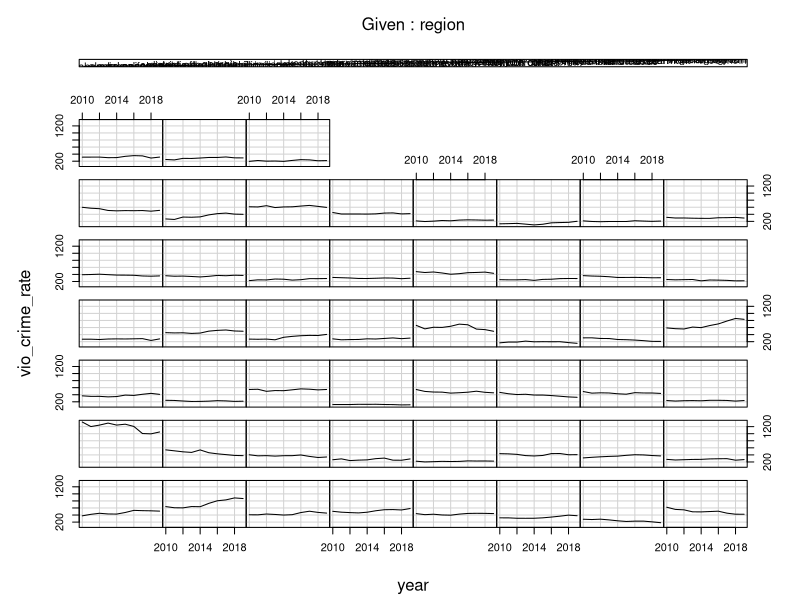
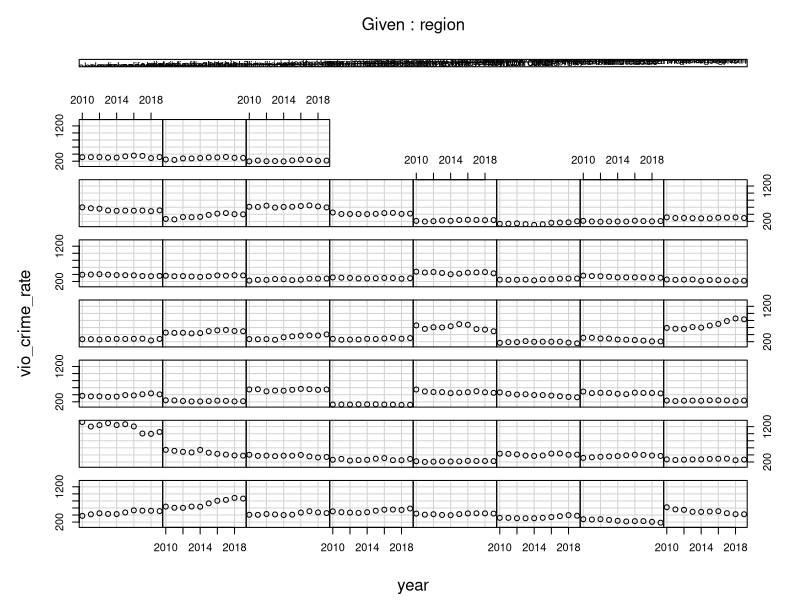
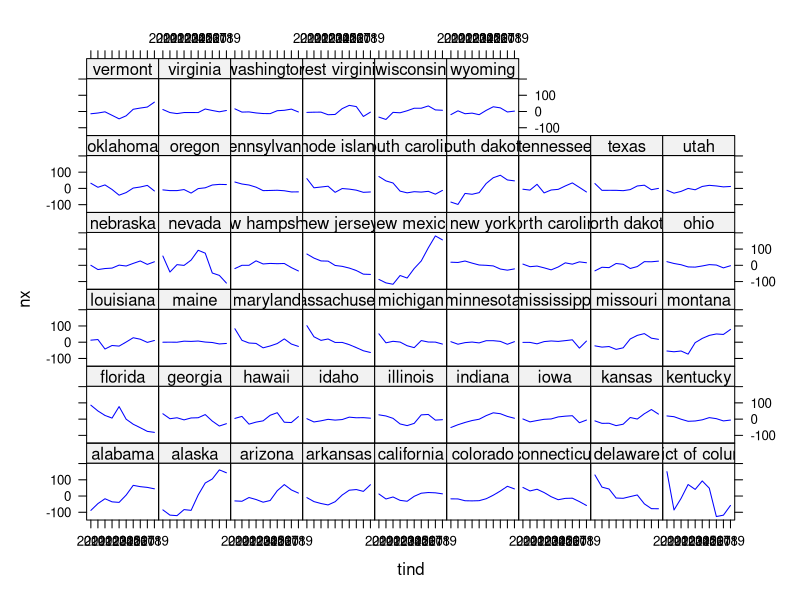

Reproduce these figures in R, in order.
# panel data regression
data_vio <- read.csv('combine_vio.csv',header = T)
data_vio <- subset(data_vio,select=-X)

# see the structure of data set
str(data_vio)
data_vio$pop_density <- gsub(",","",data_vio$pop_density)
data_vio$pop_density <- as.numeric(data_vio$pop_density)

# plm inference with newey-west covariance estimation
plm_inference_state_level <- function(x){
  beta_frame = data.frame()
  state_list = sort(unique(x$region))
  for (State in state_list){
    State_data = subset(x,x$region==State)
    State_comp = State_data[rowSums(is.na(State_data)) == 0,]
    if (nrow(State_comp)==0){
      next
    }
    # response: crime
    # Scaling on other variables
    State_comp$youth_rate = (State_comp$youth_rate-mean(State_comp$youth_rate))/sd(State_comp$youth_rate)
    State_comp$emp_rate = (State_comp$emp_rate-mean(State_comp$emp_rate))/sd(State_comp$emp_rate)
    State_comp$pop_density = (State_comp$pop_density-mean(State_comp$pop_density))/sd(State_comp$pop_density)
    State_comp$white_rate = (State_comp$white_rate-mean(State_comp$white_rate))/sd(State_comp$white_rate)
    State_comp$male_rate = (State_comp$male_rate-mean(State_comp$male_rate))/sd(State_comp$male_rate)
    State_comp$pol_officer_rate = (State_comp$pol_officer_rate-mean(State_comp$pol_officer_rate))/sd(State_comp$pol_officer_rate)
    X = cbind(rep(1,nrow(State_comp)),State_comp[,4:9])
    # Model fit
    model <- lm(log(vio_crime_rate/100000)~youth_rate+emp_rate+pop_density+white_rate+male_rate+pol_officer_rate,data=State_comp)
    beta = model$coefficient
    beta_frame = rbind(beta_frame,beta)
    names(beta_frame) = c('intercept','youth_rate','emp_rate','pop_density','white_rate','male_rate','pol_officer_rate')
    # Verify the residual 
    State_residual = model$residuals
    pacf_error <- pacf(State_residual,plot = F)
    if (max(abs(pacf_error$acf))>0.5){
      Lag <- max(which(abs(pacf_error$acf) > 0.1))
      sum_newey_b <- 0
      for (l in 1:Lag){
        for (t in ((l+1):length(State_residual))){
          sum_newey_b = sum_newey_b + (1-l/(1+Lag))*State_residual[t]*State_residual[t-l]*(
            t(as.matrix(X[t,])) %*% as.matrix(X[t-l,]) + 
              t(as.matrix(X[t-l,])) %*% as.matrix(X[t,]))
        }
      }
      sum_newey_a <- 0
      for (t in 1:length(State_residual)){
        sum_newey_a = sum_newey_a + State_residual[t]^2* t(as.matrix(X[t,])) %*% as.matrix(X[t,])
      }
      S <- (sum_newey_a + sum_newey_b)
      var_beta = solve(t(as.matrix(X)) %*% as.matrix(X)) %*% S %*%
        solve(t(as.matrix(X)) %*% as.matrix(X))
    } else {
      var_beta = solve(t(as.matrix(X)) %*% as.matrix(X)) * var(State_residual)
    } 
    # Verify the significant:
    summary_tbl = data.frame()
    for (i in 2:ncol(beta_frame)){
      df_add = data.frame(beta[i],var_beta[i,i],beta[i]/var_beta[i,i],
                          (1-pt(abs(beta[i]/var_beta[i,i]),df=length(State_residual)-1))*2,
                          (1-pt(abs(beta[i]/var_beta[i,i]),df=length(State_residual)-1))*2<=0.05/ncol(beta_frame))
      names(df_add) = c('point estimation','standard error','t statistics','p-value','significant')
      summary_tbl = rbind(summary_tbl,df_add)
    }
    print(State)
    print(summary_tbl)
  }
}


plm_inference_overall <- function(x){
  beta_frame = data.frame()
  time_list = sort(unique(x$year))
  for (Time in time_list){
    Time_data = subset(x,x$year==Time)
    Time_comp = Time_data[rowSums(is.na(Time_data)) == 0,]
    if (nrow(Time_comp)==0){
      next
    }
    # response: crime
    # Scaling on other variables
    Time_comp$youth_rate = (Time_comp$youth_rate-mean(Time_comp$youth_rate))/sd(Time_comp$youth_rate)
    Time_comp$emp_rate = (Time_comp$emp_rate-mean(Time_comp$emp_rate))/sd(Time_comp$emp_rate)
    Time_comp$pop_density = (Time_comp$pop_density-mean(Time_comp$pop_density))/sd(Time_comp$pop_density)
    Time_comp$white_rate = (Time_comp$white_rate-mean(Time_comp$white_rate))/sd(Time_comp$white_rate)
    Time_comp$male_rate = (Time_comp$male_rate-mean(Time_comp$male_rate))/sd(Time_comp$male_rate)
    Time_comp$pol_officer_rate = (Time_comp$pol_officer_rate-mean(Time_comp$pol_officer_rate))/sd(Time_comp$pol_officer_rate)
    # Model fit
    model <- lm(log(vio_crime_rate/100000)~youth_rate+emp_rate+pop_density+white_rate+male_rate+pol_officer_rate,data=Time_comp)
    beta = model$coefficient
    beta_frame = rbind(beta_frame,beta)
  }
  names(beta_frame) = c('intercept','youth_rate','emp_rate','pop_density','white_rate','male_rate','pol_officer_rate')
  # Newest Cov for serial correlation
  se_list = c()
  for (i in 1:ncol(beta_frame)){
    beta_k = beta_frame[,i]
    model <- lm(beta_k~1)
    error_t <- model$residuals
    pacf_error <- pacf(error_t,plot = FALSE)
    if (max(abs(pacf_error$acf))>0.1){
      Lag <- max(which(abs(pacf_error$acf) > 0.1))
      sum_newey <- 0
      for (l in 1:Lag){
        for (t in ((l+1):length(error_t))){
          sum_newey = sum_newey + (1-l/(1+Lag))*error_t[t]*error_t[t-l]
        }
      }
      S <- (sum(error_t^2) + sum_newey)/length(error_t)
      se_list = c(se_list,sqrt(S/length(error_t)))
    } else {
      se_list = c(se_list,sqrt(sum(error_t^2)/ (length(error_t))^2 ))
    }
  }
  # Significant test and summary:
  summary_tbl = data.frame()
  for (i in 1:ncol(beta_frame)){
    df_add = data.frame(colMeans(beta_frame)[i],se_list[i],colMeans(beta_frame)[i]/se_list[i],
                        (1-pt(abs(colMeans(beta_frame)[i]/se_list[i]),df=nrow(beta_frame)-1))*2,
                        (1-pt(abs(colMeans(beta_frame)[i]/se_list[i]),df=nrow(beta_frame)-1))*2<=0.05/ncol(beta_frame))
    names(df_add) = c('point estimation','standard error','t statistics','p-value','significant')
    summary_tbl = rbind(summary_tbl,df_add)
  }
  return(summary_tbl)
}


# show region's violent crime rate by years
coplot(vio_crime_rate ~ year|region, type="l", data=data_vio) 
coplot(vio_crime_rate ~ year|region, type="b", data=data_vio) 

# library(car)
# scatterplot(vio_crime_rate~year|region, boxplots=FALSE, smooth=TRUE, reg.line=FALSE, data=data_vio)

library(plm)
fixed <- plm(vio_crime_rate ~ pop_density, data=data_vio, 
             index=c("region", "year"), model="within")
summary(fixed)
plot(fixed$residuals) 

# check assumptions
